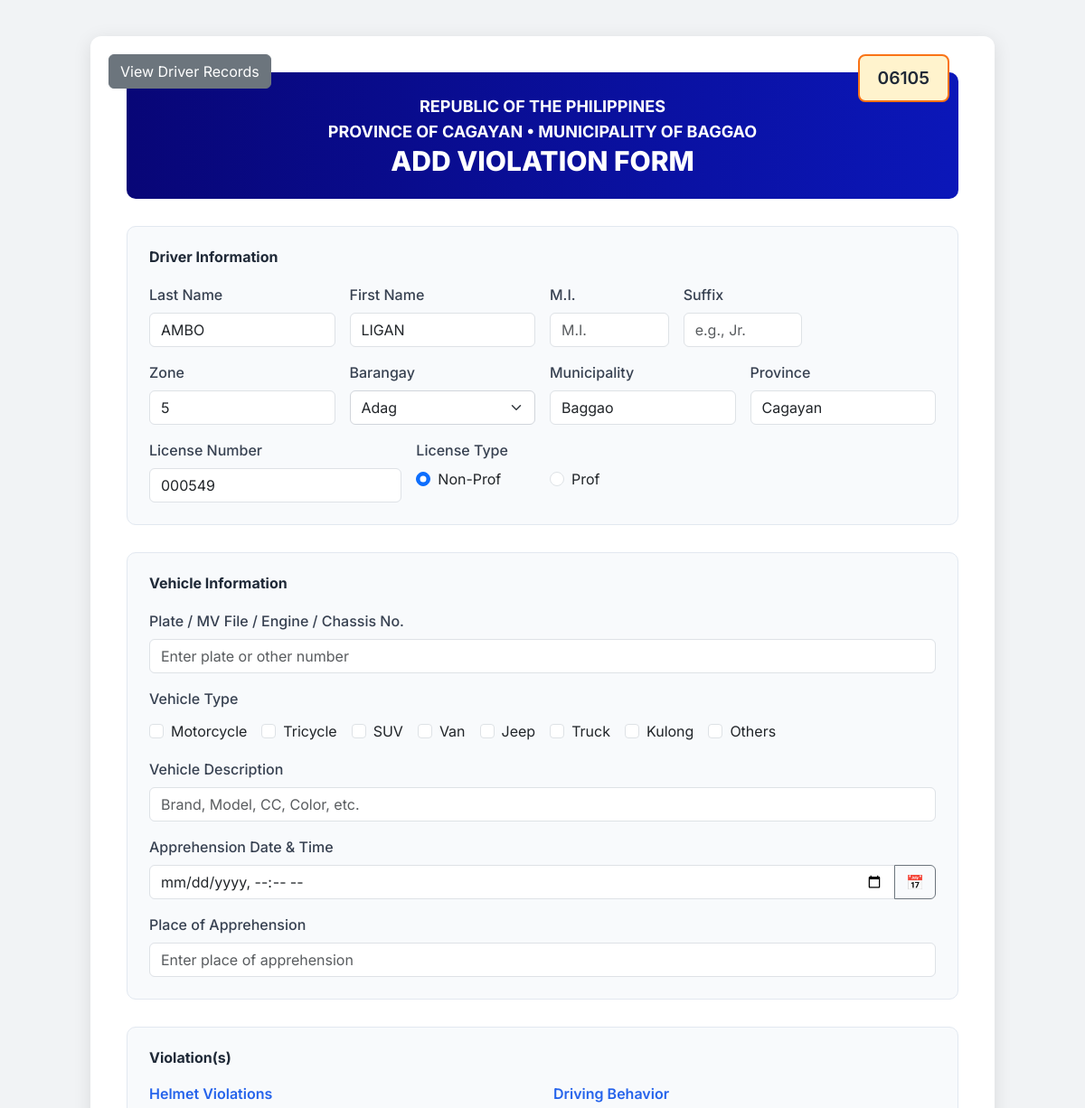
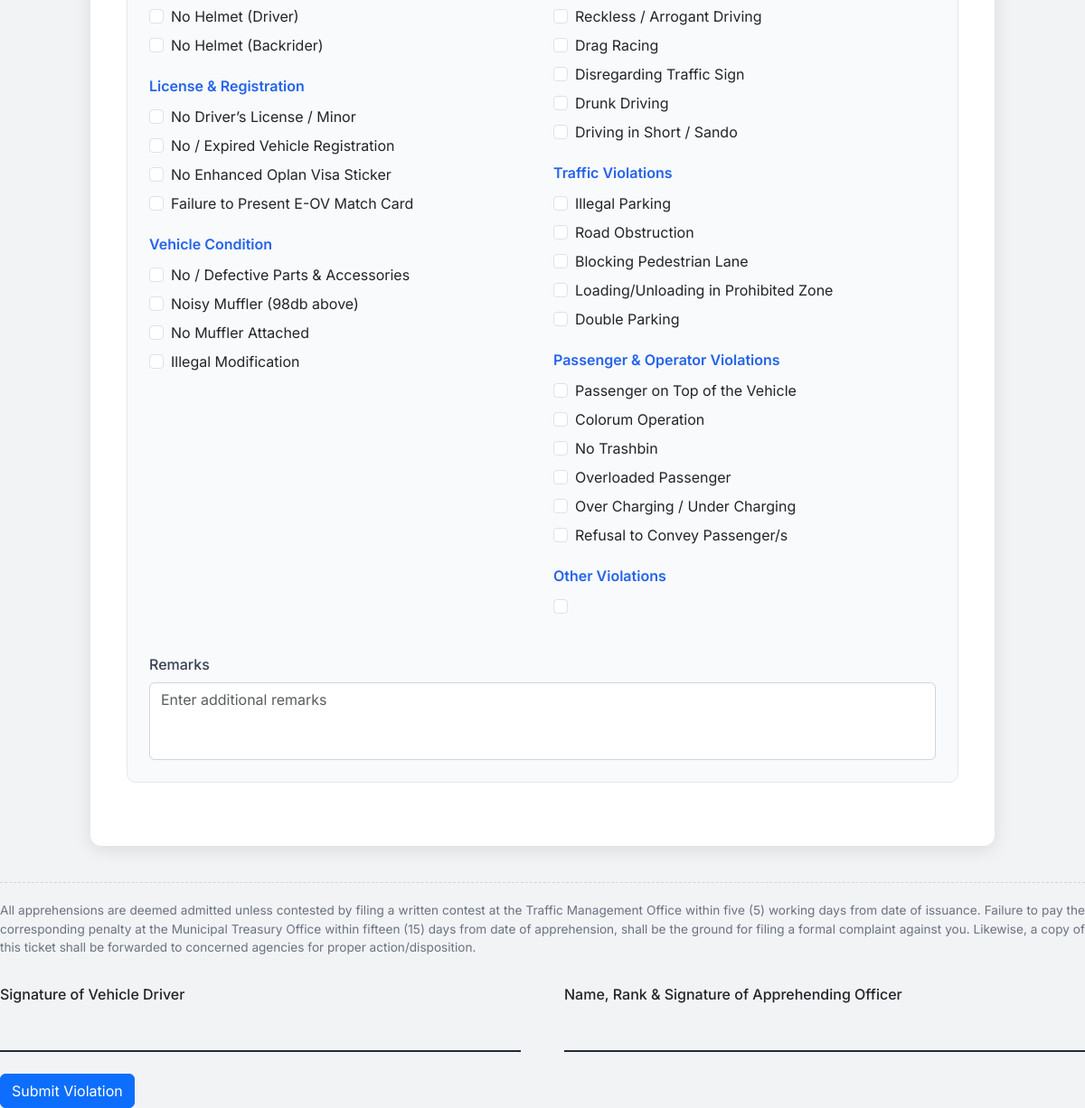
Screenshot of /add_violation_form.php?driver_id=22 with the database file from the repository (2 pictures, top to bottom).
### tables this page shows
CREATE TABLE `drivers` (
  `driver_id` int(11) NOT NULL,
  `last_name` varchar(50) NOT NULL,
  `first_name` varchar(50) NOT NULL,
  `middle_initial` varchar(5) DEFAULT NULL,
  `suffix` varchar(10) DEFAULT NULL,
  `zone` varchar(50) DEFAULT NULL,
  `barangay` varchar(100) DEFAULT NULL,
  `municipality` varchar(100) DEFAULT 'Baggao',
  `province` varchar(100) DEFAULT 'Cagayan',
  `license_number` varchar(20) DEFAULT NULL,
  `license_type` enum('Non-Professional','Professional') DEFAULT NULL
);

### add_violation_form.php (the view, shortened to what the rows shown need)
<?php
$servername = "localhost";
$username = "root";
$password = "";
$dbname = "traffic_citation_db";
try {
    $conn = new PDO("mysql:host=$servername;dbname=$dbname", $username, $password);
    $conn->setAttribute(PDO::ATTR_ERRMODE, PDO::ERRMODE_EXCEPTION);
    $driver_data = [];
    if (isset($_GET['driver_id'])) {
        $driver_id = (int)$_GET['driver_id'];
        $stmt = $conn->prepare("SELECT * FROM drivers WHERE driver_id = :driver_id");
        $stmt->execute([':driver_id' => $driver_id]);
        $driver_data = $stmt->fetch(PDO::FETCH_ASSOC);
    }
} catch (PDOException $e) {
    $next_ticket = "06101";
    $driver_data = [];
}
?>
<!DOCTYPE html>
<html lang="en">
<head>
    <link href="https://cdn.jsdelivr.net/npm/bootstrap@5.3.3/dist/css/bootstrap.min.css" rel="stylesheet">
    <link href="https://cdn.jsdelivr.net/npm/tailwindcss@2.2.19/dist/tailwind.min.css" rel="stylesheet">
</head>
<body>
    <form id="citationForm" action="insert_citation.php" method="POST">
        <div class="ticket-container position-relative">
            <div class="header">
                <h1 class="font-extrabold text-3xl">ADD VIOLATION FORM</h1>
            </div>
            <div class="section">
                <div class="row g-3">
                    <div class="col-md-3">
                        <label class="form-label">Last Name</label>
                        <input type="text" name="last_name" class="form-control" value="<?php echo htmlspecialchars($driver_data['last_name'] ?? ''); ?>" placeholder="Enter last name">
                    </div>
                    <div class="col-md-3">
                        <label class="form-label">First Name</label>
                        <input type="text" name="first_name" class="form-control" value="<?php echo htmlspecialchars($driver_data['first_name'] ?? ''); ?>" placeholder="Enter first name">
                    </div>
                    <div class="col-md-3">
                        <label class="form-label">Zone</label>
                        <input type="text" name="zone" class="form-control" value="<?php echo htmlspecialchars($driver_data['zone'] ?? ''); ?>" placeholder="Enter zone">
                    </div>
                    <div class="col-md-3">
                        <label class="form-label">Municipality</label>
                        <input type="text" name="municipality" class="form-control" id="municipalityInput" value="<?php echo htmlspecialchars($driver_data['municipality'] ?? 'Baggao'); ?>" readonly>
                    </div>
                    <div class="col-md-3">
                        <label class="form-label">Province</label>
                        <input type="text" name="province" class="form-control" id="provinceInput" value="<?php echo htmlspecialchars($driver_data['province'] ?? 'Cagayan'); ?>" readonly>
                    </div>
                    <div class="col-md-4">
                        <label class="form-label">License Number</label>
                        <input type="text" name="license_number" class="form-control" value="<?php echo htmlspecialchars($driver_data['license_number'] ?? ''); ?>" placeholder="Enter license number">
                    </div>
                    <div class="col-md-2">
                        <div class="form-check">
                            <input type="radio" class="form-check-input" name="license_type" value="nonProf" id="nonProf" <?php echo (!isset($driver_data['license_type']) || $driver_data['license_type'] == 'Non-Professional') ? 'checked' : ''; ?>>
                            <label class="form-check-label" for="nonProf">Non-Prof</label>
                        </div>
                    </div>
                    <div class="col-md-2">
                        <div class="form-check">
                            <input type="radio" class="form-check-input" name="license_type" value="prof" id="prof" <?php echo (isset($driver_data['license_type']) && $driver_data['license_type'] == 'Professional') ? 'checked' : ''; ?>>
                            <label class="form-check-label" for="prof">Prof</label>
                        </div>
                    </div>
                </div>
            </div>
            </div>
    </form>
</body>
</html>

### rows the page displays
drivers: last_name "AMBO", first_name "LIGAN", zone "5", municipality "Baggao", province "Cagayan", license_number "000549", license_type "☑ Non-Prof", license_type "☐ Prof"

### other values shown
$next_ticket "06105"
$violation_offenses['noHelmetDriver']['label'] "No Helmet (Driver)"
$violation_offenses['noHelmetBackrider']['label'] "No Helmet (Backrider)"
$violation_offenses['noLicense']['label'] "No Driver’s License / Minor"
$violation_offenses['expiredReg']['label'] "No / Expired Vehicle Registration"
$violation_offenses['noOplanVisaSticker']['label'] "No Enhanced Oplan Visa Sticker"
$violation_offenses['noEovMatchCard']['label'] "Failure to Present E-OV Match Card"
$violation_offenses['defectiveAccessories']['label'] "No / Defective Parts & Accessories"
$violation_offenses['noisyMuffler']['label'] "Noisy Muffler (98db above)"
$violation_offenses['noMuffler']['label'] "No Muffler Attached"
$violation_offenses['illegalModification']['label'] "Illegal Modification"
$violation_offenses['recklessDriving']['label'] "Reckless / Arrogant Driving"
$violation_offenses['dragRacing']['label'] "Drag Racing"
$violation_offenses['disregardingSigns']['label'] "Disregarding Traffic Sign"
$violation_offenses['drunkDriving']['label'] "Drunk Driving"
